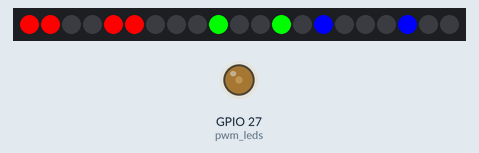
The program below on a simulated ESP32 board running MicroPython. Shown: 21 RGB LEDs in strip order, left to right, output pins drawn as LEDs (lit = HIGH). WiFi joins after 1.5 s; the clock reads 2024-03-15 10:24:30 at power-on unless the program sets it.

Above: at 3.81 s.
At 5.1 s:
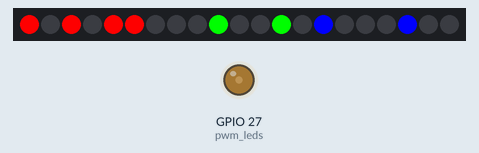
At 11.1 s:
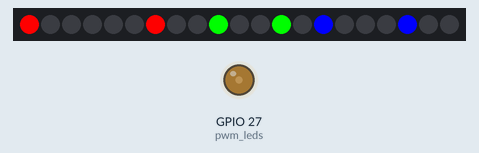
At 17.1 s:
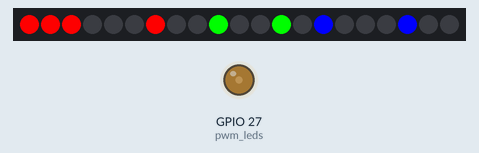
At 23.1 s:
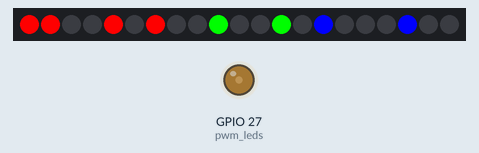
At 30.1 s:
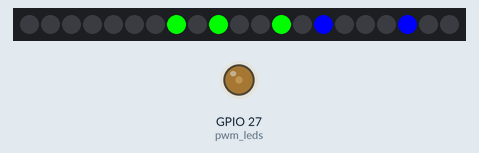

The program:

NTP_BCD.py
```python
import machine, neopixel, time
from machine import Pin, Signal
from ntptime import settime

########################################################################
###                    Start of adjustable values                    ###
########################################################################
# WLAN Name und Passwort
ssid = 'SSID HIER'
password = 'PASSWORT HIER'
# RGB für Stunden-LEDs  0-250
h_r=0
h_g=0
h_b=250
# RGB für Minuten LEDs  0-250
m_r=0
m_g=250
m_b=0
# RGB für Sekunden LEDs  0-250
s_r=250
s_g=0
s_b=0
# Helligkeit für weisse LEDs  0-250
pwm_bright=250
# Zeitzonen Wert CET+1 = 3600
TZ_OFFSET = 3600
########################################################################
###                     End of adjustable values                     ###
########################################################################

# Network/WLAN
try:
  import usocket as socket
except:
  import socket

import network
import esp
esp.osdebug(None)
import gc
gc.collect()

station = network.WLAN(network.STA_IF)

station.active(True)
station.connect(ssid, password)

while station.isconnected() == False:
  pass

def last_sunday(year, month):
    # Scan backwards from day 31
    for day in range(31, 24, -1):
        try:
            t = time.mktime((year, month, day, 0, 0, 0, 0, 0))
            if time.localtime(t)[6] == 6:  # 6 = Sunday
                return day
        except:
            pass

def cet_offset(ts):
    y = time.localtime(ts)[0]  # year
    # DST starts last Sunday March 02:00
    dst_start = time.mktime((y, 3, last_sunday(y, 3), 2, 0, 0, 0, 0))
    # DST ends last Sunday October 03:00
    dst_end   = time.mktime((y, 10, last_sunday(y, 10), 3, 0, 0, 0, 0))

    return 7200 if dst_start <= ts < dst_end else 3600


def localtime(secs=None):
    ts = secs if secs else time.time()
    return time.localtime(ts + cet_offset(ts))


# get ntp-time for first time
time.sleep(1)
settime()
time.sleep(1)

# define Pin and Number of led
p = 14 # pin used for led
n = 21 # number of led
np = neopixel.NeoPixel(machine.Pin(p), n)

# pwm pin 27
pwm_leds = machine.PWM(machine.Pin(27), freq=1000)
pwm_leds.duty(pwm_bright)

# variables for led-arrays
wo = 0
zahl = 0
switch = 0

# turns led off
def clear():
    for i in range(n):
        np[i] = (0,0,0)
        np.write()

def led_on(led):
  if 0 <= led <= 6:     # led 1-6 is for seconds
    np[led] = (s_r,s_g,s_b) # make leds red
  if 7 <= led <= 13:    # led 7-13 is for minutes
    np[led] = (m_r,m_g,m_b) # make leds green
  if 14 <= led  <= 19:  # led 14-19 is for hours
    np[led] = (h_r,h_g,h_b) # make leds blue
  np.write()

# turning off leds
def led_off(led):
  np[led] = (0,0,0)
  np.write()

# I know full well that this could be done way more elegantly but it works and therefore i won't touch it.
def show_time():
  if switch == 1:
    wo = 0
  if switch == 2:
    wo = 7
  if switch == 3:
    wo = 14
  if zahl == 0:
    led_off(wo) , led_off(wo+1) , led_off(wo+2) , led_off(wo+3) , led_off(wo+4) , led_off(wo+5) , led_off(wo+6)
  if zahl == 1:
    led_on(wo) , led_off(wo+1) , led_off(wo+2) , led_off(wo+3) , led_off(wo+4) , led_off(wo+5) , led_off(wo+6)
  if zahl == 2:
    led_off(wo) , led_on(wo+1) , led_off(wo+2) , led_off(wo+3) , led_off(wo+4) , led_off(wo+5) , led_off(wo+6)
  if zahl == 3:
    led_on(wo) , led_on(wo+1) , led_off(wo+2) , led_off(wo+3) , led_off(wo+4) , led_off(wo+5) , led_off(wo+6)
  if zahl == 4:
    led_off(wo) , led_off(wo+1) , led_on(wo+2) , led_off(wo+3) , led_off(wo+4) , led_off(wo+5) , led_off(wo+6)
  if zahl == 5:
    led_on(wo) , led_off(wo+1) , led_on(wo+2) , led_off(wo+3) , led_off(wo+4) , led_off(wo+5) , led_off(wo+6)
  if zahl == 6:
    led_off(wo) , led_on(wo+1) , led_on(wo+2) , led_off(wo+3) , led_off(wo+4) , led_off(wo+5) , led_off(wo+6)
  if zahl == 7:
    led_on(wo) , led_on(wo+1) , led_on(wo+2) , led_off(wo+3) , led_off(wo+4) , led_off(wo+5) , led_off(wo+6)
  if zahl == 8:
    led_off(wo) , led_off(wo+1) , led_off(wo+2) , led_on(wo+3) , led_off(wo+4) , led_off(wo+5) , led_off(wo+6)
  if zahl == 9:
    led_on(wo) , led_off(wo+1) , led_off(wo+2) , led_on(wo+3) , led_off(wo+4) , led_off(wo+5) , led_off(wo+6)
  if zahl == 10:
    led_off(wo) , led_off(wo+1) , led_off(wo+2) , led_off(wo+3) , led_on(wo+4) , led_off(wo+5) , led_off(wo+6)
  if zahl == 11:
    led_on(wo) , led_off(wo+1) , led_off(wo+2) , led_off(wo+3) , led_on(wo+4) , led_off(wo+5) , led_off(wo+6)
  if zahl == 12:
    led_off(wo) , led_on(wo+1) , led_off(wo+2) , led_off(wo+3) , led_on(wo+4) , led_off(wo+5) , led_off(wo+6)
  if zahl == 13:
    led_on(wo) , led_on(wo+1) , led_off(wo+2) , led_off(wo+3) , led_on(wo+4) , led_off(wo+5) , led_off(wo+6)
  if zahl == 14:
    led_off(wo) , led_off(wo+1) , led_on(wo+2) , led_off(wo+3) , led_on(wo+4) , led_off(wo+5) , led_off(wo+6)
  if zahl == 15:
    led_on(wo) , led_off(wo+1) , led_on(wo+2) , led_off(wo+3) , led_on(wo+4) , led_off(wo+5) , led_off(wo+6)
  if zahl == 16:
    led_off(wo) , led_on(wo+1) , led_on(wo+2) , led_off(wo+3) , led_on(wo+4) , led_off(wo+5) , led_off(wo+6)
  if zahl == 17:
    led_on(wo) , led_on(wo+1) , led_on(wo+2) , led_off(wo+3) , led_on(wo+4) , led_off(wo+5) , led_off(wo+6)
  if zahl == 18:
    led_off(wo) , led_off(wo+1) , led_off(wo+2) , led_on(wo+3) , led_on(wo+4) , led_off(wo+5) , led_off(wo+6)
  if zahl == 19:
    led_on(wo) , led_off(wo+1) , led_off(wo+2) , led_on(wo+3) , led_on(wo+4) , led_off(wo+5) , led_off(wo+6)
  if zahl == 20:
    led_off(wo) , led_off(wo+1) , led_off(wo+2) , led_off(wo+3) , led_off(wo+4) , led_on(wo+5) , led_off(wo+6)
  if zahl == 21:
    led_on(wo) , led_off(wo+1) , led_off(wo+2) , led_off(wo+3) , led_off(wo+4) , led_on(wo+5) , led_off(wo+6)
  if zahl == 22:
    led_off(wo) , led_on(wo+1) , led_off(wo+2) , led_off(wo+3) , led_off(wo+4) , led_on(wo+5) , led_off(wo+6)
  if zahl == 23:
    led_on(wo) , led_on(wo+1) , led_off(wo+2) , led_off(wo+3) , led_off(wo+4) , led_on(wo+5) , led_off(wo+6)
  if zahl == 24:
    led_off(wo) , led_off(wo+1) , led_on(wo+2) , led_off(wo+3) , led_off(wo+4) , led_on(wo+5) , led_off(wo+6)
  if zahl == 25:
    led_on(wo) , led_off(wo+1) , led_on(wo+2) , led_off(wo+3) , led_off(wo+4) , led_on(wo+5) , led_off(wo+6)
  if zahl == 26:
    led_off(wo) , led_on(wo+1) , led_on(wo+2) , led_off(wo+3) , led_off(wo+4) , led_on(wo+5) , led_off(wo+6)
  if zahl == 27:
    led_on(wo) , led_on(wo+1) , led_on(wo+2) , led_off(wo+3) , led_off(wo+4) , led_on(wo+5) , led_off(wo+6)
  if zahl == 28:
    led_off(wo) , led_off(wo+1) , led_off(wo+2) , led_on(wo+3) , led_off(wo+4) , led_on(wo+5) , led_off(wo+6)
  if zahl == 29:
    led_on(wo) , led_off(wo+1) , led_off(wo+2) , led_on(wo+3) , led_off(wo+4) , led_on(wo+5) , led_off(wo+6)
  if zahl == 30:
    led_off(wo) , led_off(wo+1) , led_off(wo+2) , led_off(wo+3) , led_on(wo+4) , led_on(wo+5) , led_off(wo+6)
  if zahl == 31:
    led_on(wo) , led_off(wo+1) , led_off(wo+2) , led_off(wo+3) , led_on(wo+4) , led_on(wo+5) , led_off(wo+6)
  if zahl == 32:
    led_off(wo) , led_on(wo+1) , led_off(wo+2) , led_off(wo+3) , led_on(wo+4) , led_on(wo+5) , led_off(wo+6)
  if zahl == 33:
    led_on(wo) , led_on(wo+1) , led_off(wo+2) , led_off(wo+3) , led_on(wo+4) , led_on(wo+5) , led_off(wo+6)
  if zahl == 34:
    led_off(wo) , led_off(wo+1) , led_on(wo+2) , led_off(wo+3) , led_on(wo+4) , led_on(wo+5) , led_off(wo+6)
  if zahl == 35:
    led_on(wo) , led_off(wo+1) , led_on(wo+2) , led_off(wo+3) , led_on(wo+4) , led_on(wo+5) , led_off(wo+6)
  if zahl == 36:
    led_off(wo) , led_on(wo+1) , led_on(wo+2) , led_off(wo+3) , led_on(wo+4) , led_on(wo+5) , led_off(wo+6)
  if zahl == 37:
    led_on(wo) , led_on(wo+1) , led_on(wo+2) , led_off(wo+3) , led_on(wo+4) , led_on(wo+5) , led_off(wo+6)
  if zahl == 38:
    led_off(wo) , led_off(wo+1) , led_off(wo+2) , led_on(wo+3) , led_on(wo+4) , led_on(wo+5) , led_off(wo+6)
  if zahl == 39:
    led_on(wo) , led_off(wo+1) , led_off(wo+2) , led_on(wo+3) , led_on(wo+4) , led_on(wo+5) , led_off(wo+6)
  if zahl == 40:
    led_off(wo) , led_off(wo+1) , led_off(wo+2) , led_off(wo+3) , led_off(wo+4) , led_off(wo+5) , led_on(wo+6)
  if zahl == 41:
    led_on(wo) , led_off(wo+1) , led_off(wo+2) , led_off(wo+3) , led_off(wo+4) , led_off(wo+5) , led_on(wo+6)
  if zahl == 42:
    led_off(wo) , led_on(wo+1) , led_off(wo+2) , led_off(wo+3) , led_off(wo+4) , led_off(wo+5) , led_on(wo+6)
  if zahl == 43:
    led_on(wo) , led_on(wo+1) , led_off(wo+2) , led_off(wo+3) , led_off(wo+4) , led_off(wo+5) , led_on(wo+6)
  if zahl == 44:
    led_off(wo) , led_off(wo+1) , led_on(wo+2) , led_off(wo+3) , led_off(wo+4) , led_off(wo+5) , led_on(wo+6)
  if zahl == 45:
    led_on(wo) , led_off(wo+1) , led_on(wo+2) , led_off(wo+3) , led_off(wo+4) , led_off(wo+5) , led_on(wo+6)
  if zahl == 46:
    led_off(wo) , led_on(wo+1) , led_on(wo+2) , led_off(wo+3) , led_off(wo+4) , led_off(wo+5) , led_on(wo+6)
  if zahl == 47:
    led_on(wo) , led_on(wo+1) , led_on(wo+2) , led_off(wo+3) , led_off(wo+4) , led_off(wo+5) , led_on(wo+6)
  if zahl == 48:
    led_off(wo) , led_off(wo+1) , led_off(wo+2) , led_on(wo+3) , led_off(wo+4) , led_off(wo+5) , led_on(wo+6)
  if zahl == 49:
    led_on(wo) , led_off(wo+1) , led_off(wo+2) , led_on(wo+3) , led_off(wo+4) , led_off(wo+5) , led_on(wo+6)
  if zahl == 50:
    led_off(wo) , led_off(wo+1) , led_off(wo+2) , led_off(wo+3) , led_on(wo+4) , led_off(wo+5) , led_on(wo+6)
  if zahl == 51:
    led_on(wo) , led_off(wo+1) , led_off(wo+2) , led_off(wo+3) , led_on(wo+4) , led_off(wo+5) , led_on(wo+6)
  if zahl == 52:
    led_off(wo) , led_on(wo+1) , led_off(wo+2) , led_off(wo+3) , led_on(wo+4) , led_off(wo+5) , led_on(wo+6)
  if zahl == 53:
    led_on(wo) , led_on(wo+1) , led_off(wo+2) , led_off(wo+3) , led_on(wo+4) , led_off(wo+5) , led_on(wo+6)
  if zahl == 54:
    led_off(wo) , led_off(wo+1) , led_on(wo+2) , led_off(wo+3) , led_on(wo+4) , led_off(wo+5) , led_on(wo+6)
  if zahl == 55:
    led_on(wo) , led_off(wo+1) , led_on(wo+2) , led_off(wo+3) , led_on(wo+4) , led_off(wo+5) , led_on(wo+6)
  if zahl == 56:
    led_off(wo) , led_on(wo+1) , led_on(wo+2) , led_off(wo+3) , led_on(wo+4) , led_off(wo+5) , led_on(wo+6)
  if zahl == 57:
    led_on(wo) , led_on(wo+1) , led_on(wo+2) , led_off(wo+3) , led_on(wo+4) , led_off(wo+5) , led_on(wo+6)
  if zahl == 58:
    led_off(wo) , led_off(wo+1) , led_off(wo+2) , led_on(wo+3) , led_on(wo+4) , led_off(wo+5) , led_on(wo+6)
  if zahl == 59:
    led_on(wo) , led_off(wo+1) , led_off(wo+2) , led_on(wo+3) , led_on(wo+4) , led_off(wo+5) , led_on(wo+6)


clear()
pwm_leds.duty(pwm_bright)

while True:
  ntp_hour=localtime()[3]
  ntp_min=localtime()[4]
  ntp_sec=localtime()[5]
  if ntp_hour == 3:
    if ntp_min == 30:
      if ntp_sec == 00:
        settime() # gets timedata from ntp IF it's 03:30:00

  # show seconds
  switch = 1
  now_sec = localtime()[5]
  zahl = now_sec
  show_time()

  # show minutes
  switch = 2
  now_min = localtime()[4]
  zahl = now_min
  show_time()

  # show hours
  switch = 3
  now_hour = localtime()[3]
  zahl = now_hour
  show_time()
```

Measured:
- what the display in image 0 shows lasts 0.4 s, from 3.6 s to 4.0 s
- what the display in image 1 shows lasts 1.1 s, from 5.0 s to 6.1 s
- what the display in image 2 shows lasts 1.1 s, from 11.0 s to 12.1 s
